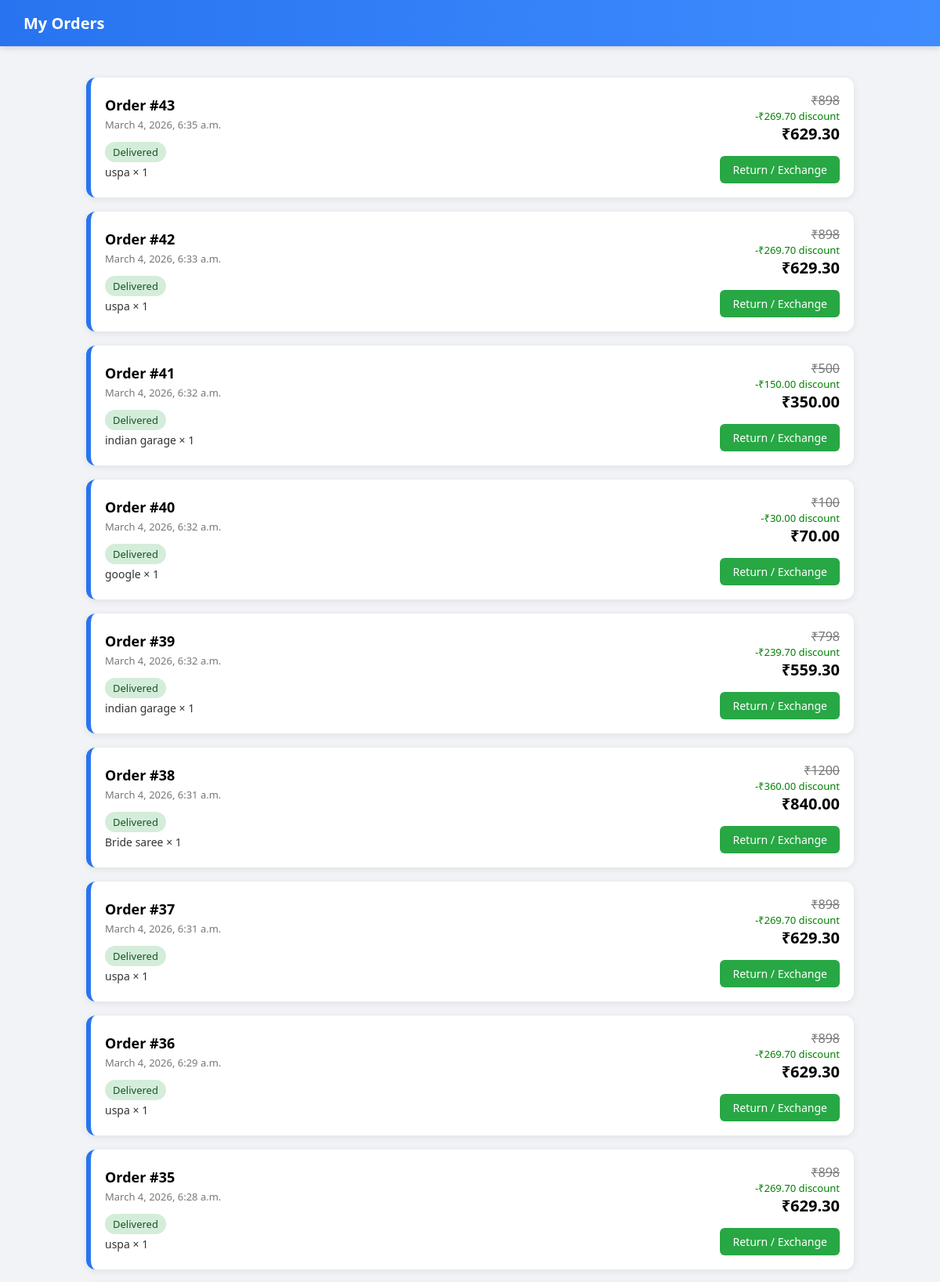
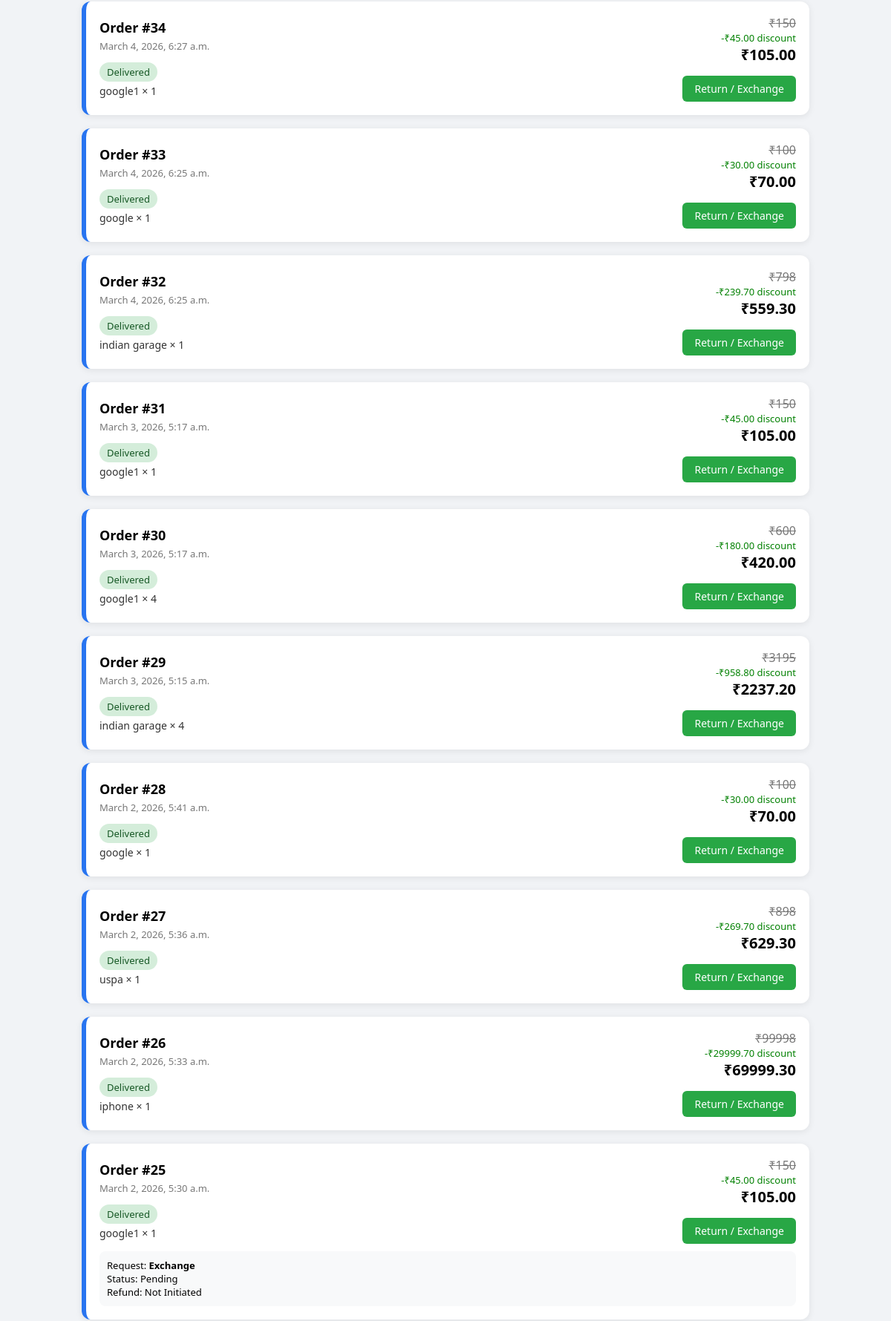
Page /my-orders/ (signed in, upper part) on the committed database (2 pictures, top to bottom).
### category/models.py (models this page shows, shortened)
class Order(models.Model):
    STATUS_CHOICES = (
        ('Placed', 'Placed'),
        ('Shipped', 'Shipped'),
        ('Delivered', 'Delivered'),
        ('Cancelled', 'Cancelled'),
    )
    user = models.ForeignKey(User, on_delete=models.CASCADE)
    total_amount = models.DecimalField(max_digits=10, decimal_places=2)
    discount_amount = models.DecimalField(max_digits=10, decimal_places=2, default=0)
    status = models.CharField(
        max_length=20,
        choices=STATUS_CHOICES,
        default='Placed'
    )
    created_at = models.DateTimeField(auto_now_add=True)
    delivered_at = models.DateTimeField(null=True, blank=True)

class OrderItem(models.Model):
    order = models.ForeignKey(Order, on_delete=models.CASCADE, related_name="items")
    product = models.ForeignKey(Product, on_delete=models.CASCADE)
    quantity = models.IntegerField()
    price = models.DecimalField(max_digits=10, decimal_places=2)

class Product(models.Model):
    category = models.ForeignKey(Category, on_delete=models.CASCADE)
    subcategory = models.ForeignKey(SubCategory, on_delete=models.CASCADE)
    name = models.CharField(max_length=200)
    description = models.TextField()
    price = models.DecimalField(max_digits=10, decimal_places=2)
    image = models.ImageField(upload_to='products/')
    stock=models.IntegerField(default=10)

class ReturnRequest(models.Model):
    STATUS_CHOICES = (
        ('Pending', 'Pending'),
        ('Approved', 'Approved'),
        ('Rejected', 'Rejected'),
    )
    REFUND_STATUS = (
        ('Not Initiated', 'Not Initiated'),
        ('Processing', 'Processing'),
        ('Completed', 'Completed'),
    )
    TYPE_CHOICES = (
        ('Return', 'Return'),
        ('Exchange', 'Exchange'),
    )
    order = models.ForeignKey(Order, on_delete=models.CASCADE, related_name="returns")
    user = models.ForeignKey(User, on_delete=models.CASCADE)
    request_type = models.CharField(max_length=10, choices=TYPE_CHOICES)
    reason = models.TextField()
    image = models.ImageField(upload_to='return_images/', null=True, blank=True)
    status = models.CharField(max_length=10, choices=STATUS_CHOICES, default='Pending')
    refund_status = models.CharField(max_length=20, choices=REFUND_STATUS, default='Not Initiated')
    created_at = models.DateTimeField(auto_now_add=True)

### category/views.py (the view)
# urls.py: path("my-orders/", views.my_orders, name="my_orders"),
@login_required
def my_orders(request):
    orders = Order.objects.filter(user=request.user).order_by('-created_at')
    now = timezone.now()
    for order in orders:
        if order.status == "Cancelled":
            continue
        diff = now - order.created_at
        if diff >= timedelta(minutes=2):
            if order.status != "Delivered":
                order.status = "Delivered"
                order.delivered_at = timezone.now()
        elif diff >= timedelta(minutes=1):
            if order.status != "Shipped":
                order.status = "Shipped"
        else:
            order.status = "Placed"
        order.save()
    return render(request, "my_orders.html", {"orders": orders})

### category/templates/my_orders.html (shortened to what this page needs)
<!DOCTYPE html>
<html>
<head>
</head>
<body>
<div class="header">
My Orders
</div>
<div class="container">
{% for order in orders %}
<div class="order-card">
<div class="order-content">
<div>
<div class="order-id">
Order #{{ order.id }}
</div>
<div class="order-date">
{{ order.created_at }}
</div>
{% if order.status == "Placed" %}
<div class="status placed">Order Placed</div>
{% elif order.status == "Shipped" %}
<div class="status shipped">🚚 Shipped</div>
{% elif order.status == "Delivered" %}
<div class="status delivered">Delivered</div>
{% elif order.status == "Cancelled" %}
<div class="status cancelled">❌ Cancelled</div>
{% endif %}
{% for item in order.items.all %}
<div class="item">
{{ item.product.name }} × {{ item.quantity }}
</div>
{% endfor %}
</div>
<div class="right">
{% if order.discount_amount > 0 %}
<div style="text-decoration:line-through;color:#777;">
₹{{ order.total_amount|add:order.discount_amount }}
</div>
<div style="color:green;font-size:13px;">
-₹{{ order.discount_amount }} discount
</div>
{% endif %}
<div class="price">
₹{{ order.total_amount }}
</div>
{% if order.status == "Delivered" %}
<a href="{% url 'return_request' order.id %}" class="btn btn-return">
Return / Exchange
</a>
{% endif %}
</div>
</div>
{% for r in order.returns.all %}
<div class="return-box">
Request: <b>{{ r.request_type }}</b><br>
Status: {{ r.status }}<br>
Refund: {{ r.refund_status }}
</div>
{% endfor %}
</div>
{% empty %}
<div class="empty">
<h3>No Orders Yet</h3>
</div>
{% endfor %}
</div>
</body>
</html>

### category/templates/my_orders.html (style rules this page uses)
* { margin:0; padding:0; box-sizing:border-box; font-family:"Segoe UI", Arial; }
body { background:#f1f3f6; }
.header { background:linear-gradient(to right,#2874f0,#3f8cff); color:white; padding:16px 30px; font-size:20px; font-weight:600; box-shadow:0 2px 8px rgba(0,0,0,0.15); }
.container { max-width:1000px; margin:30px auto; padding:10px; }
.order-card { background:white; border-radius:12px; margin-bottom:18px; padding:18px; box-shadow:0 2px 10px rgba(0,0,0,0.08); transition:0.25s; border-left:6px solid #2874f0; }
.order-content { display:flex; justify-content:space-between; align-items:center; }
.order-id { font-size:18px; font-weight:600; margin-bottom:4px; }
.order-date { font-size:13px; color:#777; margin-bottom:8px; }
.item { font-size:14px; color:#333; margin-top:3px; }
.status { display:inline-block; padding:4px 10px; border-radius:20px; font-size:13px; font-weight:500; margin-top:5px; }
.delivered { background:#d4edda; color:#155724; }
.right { text-align:right; }
.price { font-size:20px; font-weight:600; margin-bottom:10px; }
.btn { display:inline-block; padding:8px 16px; border-radius:6px; text-decoration:none; font-size:14px; margin-top:5px; transition:0.2s; }
.btn-return { background:#28a745; color:white; }
.return-box { margin-top:10px; background:#f8f9fa; padding:10px; border-radius:8px; font-size:13px; }

### rows in the picture
Order: id "43", created_at "March 4, 2026, 6:35 a.m.", status "Delivered", total_amount|add "898", discount_amount "269.70", total_amount "629.30"
OrderItem: product.name "uspa", quantity "1"
Order: id "42", created_at "March 4, 2026, 6:33 a.m.", status "Delivered", total_amount|add "898", discount_amount "269.70", total_amount "629.30"
OrderItem: product.name "uspa", quantity "1"
Order: id "41", created_at "March 4, 2026, 6:32 a.m.", status "Delivered", total_amount|add "500", discount_amount "150.00", total_amount "350.00"
OrderItem: product.name "indian garage", quantity "1"
Order: id "40", created_at "March 4, 2026, 6:32 a.m.", status "Delivered", total_amount|add "100", discount_amount "30.00", total_amount "70.00"
OrderItem: product.name "google", quantity "1"
Order: id "39", created_at "March 4, 2026, 6:32 a.m.", status "Delivered", total_amount|add "798", discount_amount "239.70", total_amount "559.30"
OrderItem: product.name "indian garage", quantity "1"
Order: id "38", created_at "March 4, 2026, 6:31 a.m.", status "Delivered", total_amount|add "1200", discount_amount "360.00", total_amount "840.00"
OrderItem: product.name "Bride saree", quantity "1"
Order: id "37", created_at "March 4, 2026, 6:31 a.m.", status "Delivered", total_amount|add "898", discount_amount "269.70", total_amount "629.30"
OrderItem: product.name "uspa", quantity "1"
Order: id "36", created_at "March 4, 2026, 6:29 a.m.", status "Delivered", total_amount|add "898", discount_amount "269.70", total_amount "629.30"
OrderItem: product.name "uspa", quantity "1"
Order: id "35", created_at "March 4, 2026, 6:28 a.m.", status "Delivered", total_amount|add "898", discount_amount "269.70", total_amount "629.30"
OrderItem: product.name "uspa", quantity "1"
Order: id "34", created_at "March 4, 2026, 6:27 a.m.", status "Delivered", total_amount|add "150", discount_amount "45.00", total_amount "105.00"
OrderItem: product.name "google1", quantity "1"
Order: id "33", created_at "March 4, 2026, 6:25 a.m.", status "Delivered", total_amount|add "100", discount_amount "30.00", total_amount "70.00"
OrderItem: product.name "google", quantity "1"
Order: id "32", created_at "March 4, 2026, 6:25 a.m.", status "Delivered", total_amount|add "798", discount_amount "239.70", total_amount "559.30"
OrderItem: product.name "indian garage", quantity "1"
Order: id "31", created_at "March 3, 2026, 5:17 a.m.", status "Delivered", total_amount|add "150", discount_amount "45.00", total_amount "105.00"
OrderItem: product.name "google1", quantity "1"
Order: id "30", created_at "March 3, 2026, 5:17 a.m.", status "Delivered", total_amount|add "600", discount_amount "180.00", total_amount "420.00"
OrderItem: product.name "google1", quantity "4"
Order: id "29", created_at "March 3, 2026, 5:15 a.m.", status "Delivered", total_amount|add "3195", discount_amount "958.80", total_amount "2237.20"
OrderItem: product.name "indian garage", quantity "4"
Order: id "28", created_at "March 2, 2026, 5:41 a.m.", status "Delivered", total_amount|add "100", discount_amount "30.00", total_amount "70.00"
OrderItem: product.name "google", quantity "1"
Order: id "27", created_at "March 2, 2026, 5:36 a.m.", status "Delivered", total_amount|add "898", discount_amount "269.70", total_amount "629.30"
OrderItem: product.name "uspa", quantity "1"
Order: id "26", created_at "March 2, 2026, 5:33 a.m.", status "Delivered", total_amount|add "99998", discount_amount "29999.70", total_amount "69999.30"
OrderItem: product.name "iphone", quantity "1"
Order: id "25", created_at "March 2, 2026, 5:30 a.m.", status "Delivered", total_amount|add "150", discount_amount "45.00", total_amount "105.00"
OrderItem: product.name "google1", quantity "1"
ReturnRequest: request_type "Exchange", status "Pending", refund_status "Not Initiated"
